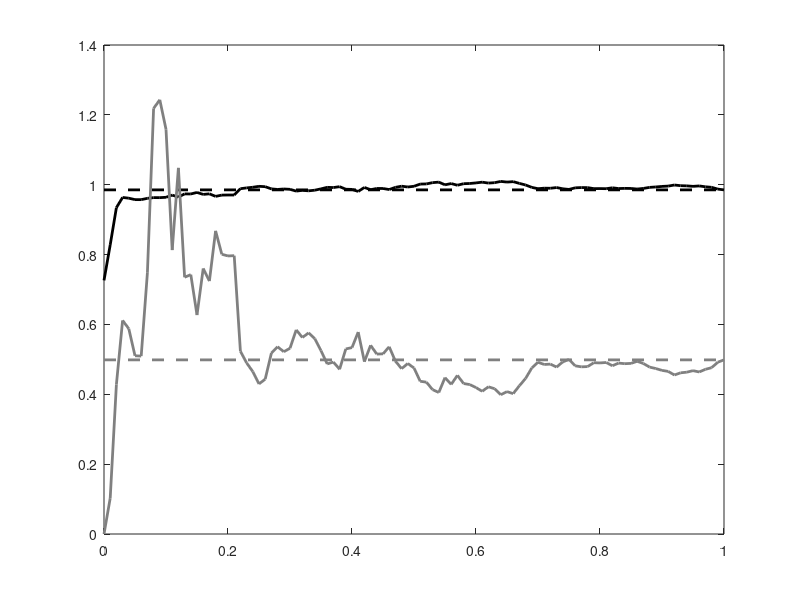

Source code (MATLAB): (Note: this script raises an error after producing the figure.)
%%%%%%%%%%%%%%%%%%%%%%%%%%%%%%%%%%%%%%%%%%%%%%%%%%%%%%%%%%%%%%%%%
%
% Recursive linear regression demonstration from Chapter 3 of the book
%
% Simo Sarkka and Lennard Svensson (2023), Bayesian Filtering and Smoothing,
% Cambridge University Press. 
%
% See LICENSE provided with the software.
%
%%%%%%%%%%%%%%%%%%%%%%%%%%%%%%%%%%%%%%%%%%%%%%%%%%%%%%%%%%%%%%%%%

%%
% Simulate data
%

%    randn('state',12);  % Use this to get book's data
    rng(1, 'twister');
    
    dt = 0.01;
    sd = 0.1;
    t = (0:dt:1);
    x = 1 + 0.5*t;
    y = x + sd*randn(size(x));
    
    h = plot(t,y,'.',t,x);
    
    axis([0 1 0.5 2]);
    
    set(h,'Markersize',7);
    set(h,'LineWidth',4);
    set(h(1),'Color',[0.0 0.0 0.0]);
    set(h(2),'Color',[0.7 0.7 0.7]);
        
    h = legend('Measurement','True Signal');
    xlabel('{\it t}');
    ylabel('{\it y}');
      
%%
% Batch linear regression
%
  m0 = [0;0];
  P0 = 1*eye(2);
  n  = length(y);
  H  = [ones(length(t),1) t'];
  mb = inv(inv(P0) + 1/sd^2*H'*H)*(1/sd^2*H'*y'+inv(P0)*m0)
  Pb = inv(inv(P0) + 1/sd^2*H'*H);
  
  h = plot(t,y,'.',t,x,t,mb(1)+mb(2)*t,'-');

  axis([0 1 0.5 2]);
  
  set(h,'Markersize',7);
  set(h(2),'LineWidth',4);
  set(h(3),'LineWidth',1.5);
  set(h(1),'Color',[0.0 0.0 0.0]);
  set(h(2),'Color',[0.7 0.7 0.7]);
  set(h(3),'Color',[0.0 0.0 0.0]);
  
  h = legend('Measurement','True Signal','Estimate');
  xlabel('{\it t}');
  ylabel('{\it y}');
  
%%
% Recursive solution
%
  m = m0;
  P = P0;
  MM = zeros(size(m0,1),length(y));
  PP = zeros(size(P0,1),size(P0,1),length(y));
  for k=1:length(y)
      H = [1 t(k)];
      S = H*P*H'+sd^2;
      K = P*H'/S;
      m = m + K*(y(k)-H*m);
      P = P - K*S*K';
      
      MM(:,k) = m;
      PP(:,:,k) = P;
  end
  % Note that this last estimate is exatly the same as mb:
  m

  h = plot(t,MM(1,:),'b-',[0 1],[mb(1) mb(1)],'b--',...
           t,MM(2,:),'r-',[0 1],[mb(2) mb(2)],'r--');
  
  set(h,'Markersize',10);
  set(h,'LineWidth',2);
  set(h(1),'Color',[0.0 0.0 0.0]);
  set(h(2),'Color',[0.0 0.0 0.0]);
  set(h(3),'Color',[0.5 0.5 0.5]);
  set(h(4),'Color',[0.5 0.5 0.5]);

  
  h = legend('Recursive E[ {\it\theta}_1 ]','Batch E[ {\it\theta}_1 ]',...
         'Recursive E[ {\it\theta}_2 ]','Batch E[ {\it\theta}_2 ]','Location','SE');
  
  xlabel('{\it t}');
  ylabel('{\it y}');
  grid on;

%%
  h = semilogy(t,squeeze(PP(1,1,:)),'b-',[0 1],[Pb(1,1) Pb(1,1)],'b--',...
               t,squeeze(PP(2,2,:)),'r-',[0 1],[Pb(2,2) Pb(2,2)],'r--');

  set(h,'Markersize',10);
  set(h,'LineWidth',2);
  set(h(1:2),'Color',[0.0 0.0 0.0]);
  set(h(3:4),'Color',[0.5 0.5 0.5]);
  
  h = legend('Recursive Var[ {\it\theta}_1 ]','Batch Var[ {\it\theta}_1 ]',...
         'Recursive Var[ {\it\theta}_2 ]','Batch Var[ {\it\theta}_2 ]');     
  
  xlabel('{\it t}');
  ylabel('{\it y}');
  grid on;
  
